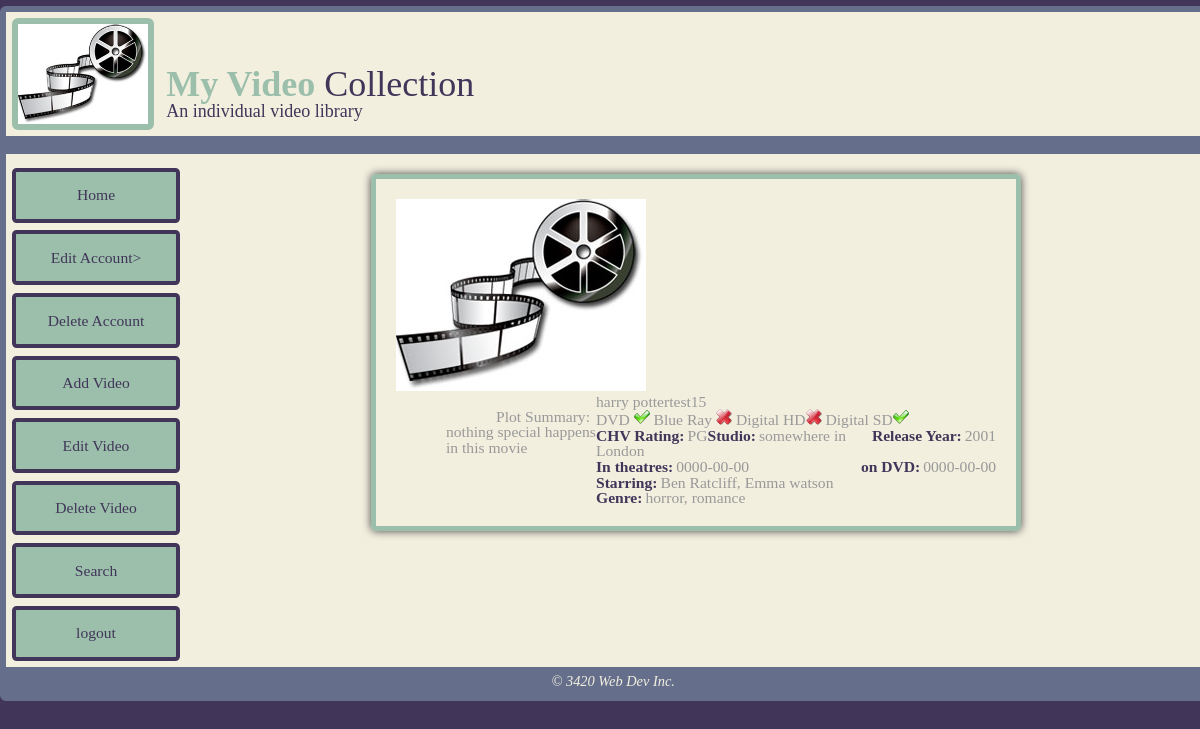
Page /display_details.php?id=15 (signed in) on the committed database.
### tables this page shows
CREATE TABLE video (
  id bigint(20) unsigned NOT NULL AUTO_INCREMENT,
  title varchar(50) NOT NULL,
  rating enum('G','PG','14A','18A','A','E') NOT NULL,
  yearOfRelease smallint(5) unsigned DEFAULT NULL,
  runtime tinyint(3) unsigned DEFAULT NULL,
  theatreReleaseDate char(10) NOT NULL,
  DVDReleaseDate char(10) NOT NULL,
  actors varchar(300) DEFAULT NULL,
  studio varchar(50) DEFAULT NULL,
  plotSummary varchar(500) NOT NULL,
  hasDVD tinyint(1) NOT NULL DEFAULT '0',
  hasBluRay tinyint(1) NOT NULL DEFAULT '0',
  hasSD tinyint(1) NOT NULL DEFAULT '0',
  hasHD tinyint(1) NOT NULL DEFAULT '0',
  userid bigint(20) unsigned NOT NULL,
  coverArtFileExt char(5) NOT NULL DEFAULT '',
  PRIMARY KEY (id),
  UNIQUE KEY id (id),
  UNIQUE KEY userid_2 (userid,title),
  KEY userid (userid),
  CONSTRAINT video_ibfk_1 FOREIGN KEY (userid) REFERENCES `user` (id) ON DELETE CASCADE
);

### getVideoGrid.php (the view, shortened to what this page needs)
<?require'sql.php';
$videoId = $sql->real_escape_string($_GET['id']);
if ( ! $v = $sql->query('select * from video where id = '.$videoId)->fetch_assoc())
	return "";
$genresSQL = $sql->query('select genre from video_genre where videoId = '.$v['id']);
$genresArray = array();
while ($g = $genresSQL->fetch_row())
	$genresArray[] = $g{0};
$genresString  = implode($genresArray, ', ');
function ShowAvailabilityIcon($format)
	{global $v;
	if( $v["has$format"])
		echo '<img src="imag/button_ok16.png" alt="format available"/>';
	else
		echo '<img src="imag/button_cancel16.png" alt="format not available"/>';
	}
?>
<div id="DetailsMain">
<img alt="cover art" src="imag/<?echo $v['coverArtFileExt']? 'coverArt/'.$v['id'].'.'.$v['coverArtFileExt'] : 'movie-reel.jpg'?>"/><br/>
<div id="details">
<h1><?echo $v['title']?></h1>
<ul>
<li>DVD <?ShowAvailabilityIcon('DVD')?></li>
<li>Blue Ray <?ShowAvailabilityIcon('BluRay')?></li>
<li>Digital HD<?ShowAvailabilityIcon('HD')?></li>
<li>Digital SD<?ShowAvailabilityIcon('SD')?></li>
</ul>
<span class='left'><span class="label">CHV Rating:</span><?echo $v['rating']?></span><span><span class="right"><span class="label">Release Year:</span><?echo $v['yearOfRelease']?></span><br/>
<span class="label">Studio:</span><?echo $v['studio']?><br/>
<span class='left'><span class="label">In theatres:</span><?echo $v['theatreReleaseDate']?></span>
<span class='right'><span class="label">on DVD:</span><?echo $v['DVDReleaseDate']?></span><br/>
<span class="label">Starring:</span><?echo $v['actors']?><br/>
<span class="label">Genre:</span><?echo $genresString?><br/>
</div>
<div id="plot"><span class="label">Plot Summary: </span><?echo $v['plotSummary']?></div>
</div>

### style/global.css (style rules this page uses)
.left { float:left; }
.right { float:right; }
li { display:inline; }
ul { float:left;width:100%;list-style-type:none; }
body { background-color:#413659; font-size:12px; }
#DetailsMain { width: 600px; margin: 20px auto; padding: 20px 20px; border: 5px solid #9BBFAB; box-shadow: 0px 0px 8px #444; -moz-box-shadow: 0px 0px 8px #444; -webkit-box-shadow: 0px 0px 8px #444; font-size:1.3em; border-radius:5px; overflow:hidden; }
#DetailsMain img { overflow:hidden; }
#DetailsMain #details { float:right; width:400px; color: #999; }
#DetailsMain #details .label { color:#413659; font-weight:bold; padding-right:3px; }
#DetailsMain #plot { clear:left; width: 500px; margin:auto; margin-top:5px; padding-top: 10px; color: #999; text-indent:50px; }

### rows in the picture
video: title "harry pottertest15", rating "PG", yearOfRelease "2001", studio "somewhere in London", theatreReleaseDate "0000-00-00", DVDReleaseDate "0000-00-00", actors "Ben Ratcliff, Emma watson", plotSummary "nothing special happens in this movie"

### other values in the picture
$genresString "horror, romance"
